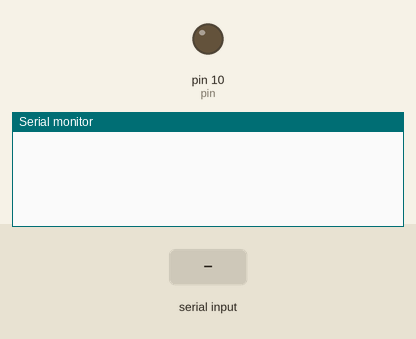
A sketch run on a simulated Arduino Uno, built with avr-gcc and run on an emulated ATmega328P. Shown: output pins drawn as LEDs (lit = HIGH), the last lines printed to the serial monitor. Inputs (shaded band) come from the test bench.

Above: at 1.2 s.
1.3 s: "0" received over Serial
At 2.3 s:
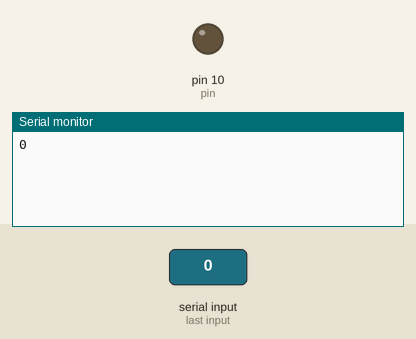
At 3.8 s:
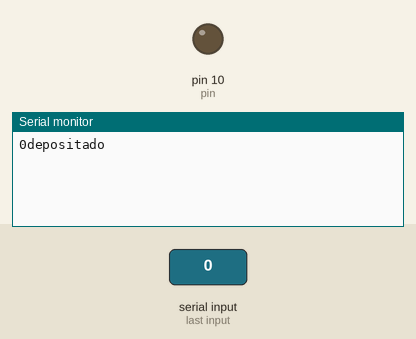

Measured:
- after the input at 1.3 s, the serial monitor: prints a new line at once (image 1)

The sketch:

Dummy_signaling.ino
```cpp
char serialData;
int pin=10; // dummy pin for function.

void setup() {
  // initialize digital pin LED_BUILTIN as an output.
  pinMode(pin, OUTPUT);
  Serial.begin(9600); // opens serial port, sets data rate to 9600 bps
}

// the loop function runs over and over again forever
void loop() {
  // standby for signal
  if (Serial.available() > 0){
    serialData = Serial.read();
    Serial.print(serialData);

    if(serialData =='0'){ // deposit kit
      delay(2000);
      Serial.println("depositado");
      }

    else if (serialData == '1'){ // open sample deposition window
      delay(3000);
      Serial.println("guardado");
      }
  }
}
```
